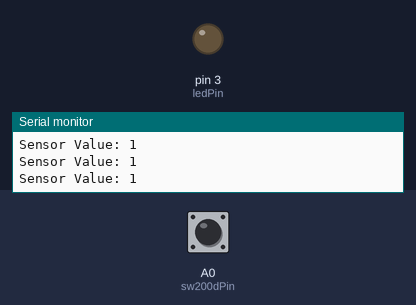
Bench run of a sketch on a simulated Arduino Uno, built with avr-gcc and run on an emulated ATmega328P. On the bench: output pins drawn as LEDs (lit = HIGH), the last lines printed to the serial monitor. Dashed ring = blinking. The test bench sets the inputs (shaded band); at power-on: A0 (sw200dPin) HIGH.

Above: at 1.2 s.
1.3 s: A0 (sw200dPin) pulled LOW for 0.15 s
At 2.1 s:
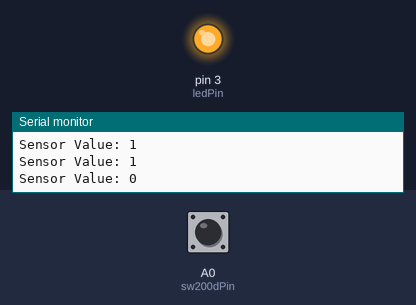
3.8 s: A0 (sw200dPin) pulled LOW for 1 s
At 5.9 s:
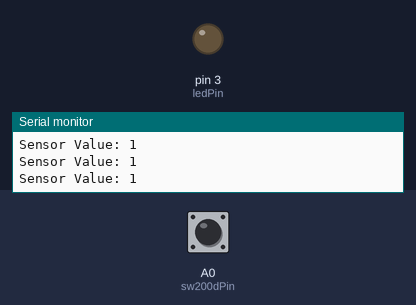
7.8 s: A0 (sw200dPin) pulled LOW for 3.2 s
At 8.4 s:
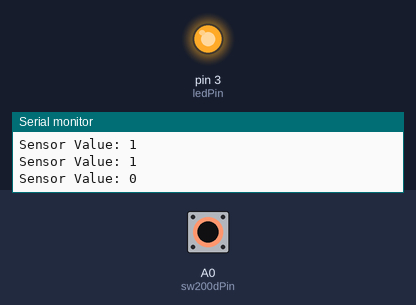
13.3 s: A0 (sw200dPin) pulsed LOW 5 times (0.12 s each, 0.3 s apart)
At 14.1 s:
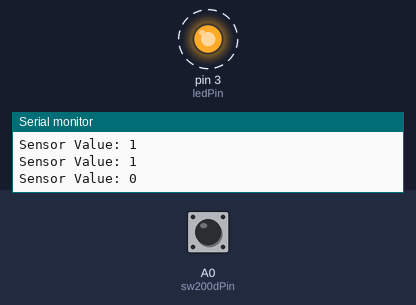
17.8 s: A0 (sw200dPin) pulsed LOW 2 times (0.12 s each, 0.3 s apart)
At 19.5 s:
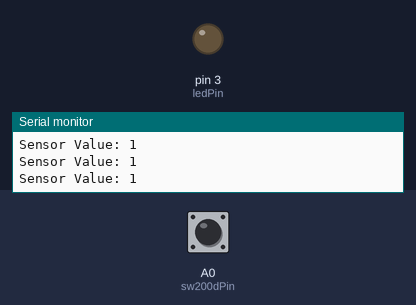
Timing chart, 0 to 21.0 s (numbered marks = the images above; inputs shaded):
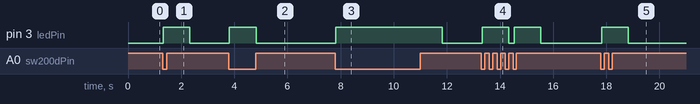

The sketch:

Tilt_Sensor.ino
```cpp
int sw200dPin = A0; // Connect the SW200D sensor to analog pin A0
int ledPin = 3;    // Connect the LED to digital pin 3
int sensorValue=0;

void setup() {
  pinMode(A0, INPUT);
  pinMode(ledPin, OUTPUT);
  Serial.begin(9600); // Initialize serial communication for debugging

}

void loop() {
  sensorValue = digitalRead(sw200dPin);
  Serial.println("Sensor Value: " + String(sensorValue));

  if (sensorValue == LOW ) {
    digitalWrite(ledPin, HIGH); // Turn on the LED
    delay(1000); // Wait for 1 second
  } else {
    digitalWrite(ledPin, LOW); // Turn off the LED
  }
}
```

Measured:
- after the input at 1.3 s, pin 3 (ledPin): LOW → HIGH at once, → LOW 1.0 s later
- after the input at 3.8 s, pin 3 (ledPin): LOW → HIGH at once, → LOW 1.0 s later
- after the input at 7.8 s, pin 3 (ledPin): LOW → HIGH at once, → LOW 4.0 s later
- after the input at 13.3 s, pin 3 (ledPin): alternates HIGH for 1.0 s and LOW for 0.20 s, 4 changes in all, then stays LOW, starting at once
- after the input at 17.8 s, pin 3 (ledPin): LOW → HIGH at once, → LOW 1.0 s later
